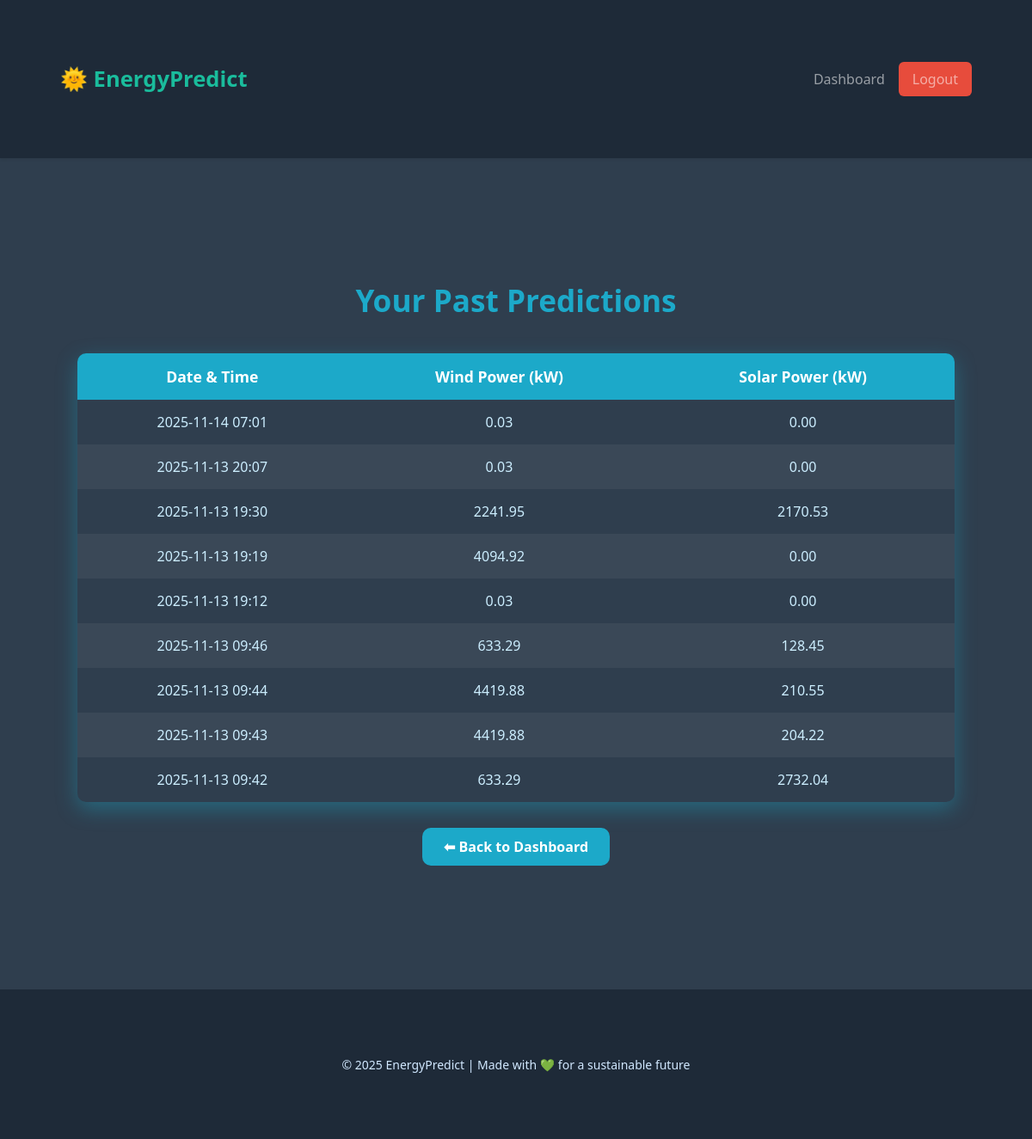
Screenshot of /past_predictions/ (signed in) with the database file from the repository.
### prediction/models.py (models this page shows, shortened)
class EnergyPrediction(models.Model):
    user = models.ForeignKey(User, on_delete=models.CASCADE)
    wind_power = models.FloatField()
    solar_power = models.FloatField()
    timestamp = models.DateTimeField(auto_now_add=True)
    temperature = models.FloatField()
    humidity = models.FloatField()
    ground_radiation_intensity = models.FloatField()
    upper_atmospheric_radiation_intensity = models.FloatField()
    air_density = models.FloatField()
    wind_speed = models.FloatField()
    year = models.IntegerField()
    month = models.IntegerField()
    day = models.IntegerField()

### prediction/views.py (the view)
# urls.py: path('past_predictions/', views.past_predictions_view, name='past_predictions'),
@login_required
def past_predictions_view(request):
    past_predictions = EnergyPrediction.objects.filter(user=request.user).order_by('-timestamp')
    return render(request, 'prediction/past_predictions.html', {'past_predictions': past_predictions})

### prediction/templates/prediction/past_predictions.html (shortened to what this page needs)
{% extends 'prediction/base.html' %}
{% block content %}
<div class="container">
  <h2>Your Past Predictions</h2>
  {% if past_predictions %}
  <table>
    <thead>
      <tr>
        <th>Date & Time</th>
        <th>Wind Power (kW)</th>
        <th>Solar Power (kW)</th>
      </tr>
    </thead>
    <tbody>
      {% for pred in past_predictions %}
      <tr>
        <td>{{ pred.timestamp|date:"Y-m-d H:i" }}</td>
        <td>{{ pred.wind_power|floatformat:2 }}</td>
        <td>{{ pred.solar_power|floatformat:2 }}</td>
      </tr>
      {% endfor %}
    </tbody>
  </table>
  {% else %}
  <p class="no-prediction">No past predictions found.</p>
  {% endif %}
  <a href="{% url 'dashboard' %}" class="back-btn">⬅ Back to Dashboard</a>
</div>
{% endblock %}

### prediction/templates/prediction/base.html (shortened to what this page needs)
<!DOCTYPE html>
<html lang="en">
<head>
    <link href="https://cdn.jsdelivr.net/npm/bootstrap@5.3.2/dist/css/bootstrap.min.css" rel="stylesheet" />
    <link href="https://cdn.jsdelivr.net/npm/bootstrap-icons@1.10.5/font/bootstrap-icons.css" rel="stylesheet" />
</head>
<body>
<nav class="navbar navbar-expand-lg navbar-dark shadow-sm">
  <div class="container">
    <a class="navbar-brand" href="{% url 'landing' %}">🌞 EnergyPredict</a>
    <div class="collapse navbar-collapse" id="navMenu">
      <ul class="navbar-nav ms-auto">
        {% if user.is_authenticated %}
          <li class="nav-item"><a class="nav-link" href="{% url 'dashboard' %}">Dashboard</a></li>
          <li class="nav-item"><a class="nav-link btn btn-danger ms-2 px-3" href="{% url 'logout' %}">Logout</a></li>
        {% else %}
          <li class="nav-item"><a class="nav-link" href="{% url 'landing' %}">Home</a></li>
          <li class="nav-item"><a class="nav-link" href="{% url 'login' %}">Login</a></li>
          <li class="nav-item"><a class="nav-link btn btn-success ms-2 px-3" href="{% url 'register' %}">Register</a></li>
        {% endif %}
      </ul>
    </div>
  </div>
</nav>
<main class="py-4 container">
  {% block content %}
  {% endblock %}
</main>
<footer>
  <div class="container">
    <small>© 2025 EnergyPredict | Made with 💚 for a sustainable future</small>
  </div>
</footer>
</body>
</html>

### prediction/templates/prediction/base.html (style rules this page uses)
body { background-color: #2f3e4e; color: #e8ecef; font-family: 'Segoe UI', Tahoma, Geneva, Verdana, sans-serif; }
.navbar { background-color: #1e2a38; }
.navbar-brand { font-weight: 700; font-size: 1.6rem; color: #1abc9c !important; }
footer { background-color: #1e2a38; padding: 15px 0; text-align: center; color: #8a9ba8; margin-top: 60px; }
a.btn-danger { background-color: #e74c3c; border: none; }

### prediction/templates/prediction/past_predictions.html (style rules this page uses)
.container { max-width: 1100px; margin: 60px auto; padding: 0 20px; color: #d1e8ff; font-family: 'Segoe UI', Tahoma, Geneva, Verdana, sans-serif; }
h2 { text-align: center; color: #1ca9c9; font-weight: 700; font-size: 2.2rem; margin-bottom: 40px; }
table { width: 100%; border-collapse: collapse; border-radius: 10px; overflow: hidden; box-shadow: 0 8px 25px rgba(28, 169, 201, 0.4); }
th, td { padding: 14px 16px; text-align: center; }
th { background-color: #1ca9c9; color: #fff; font-weight: 700; font-size: 1.1rem; }
tr:nth-child(even) { background: rgba(255, 255, 255, 0.05); }
td { color: #cceeff; font-size: 1rem; }
.back-btn { display: block; width: fit-content; margin: 30px auto; background: #1ca9c9; padding: 10px 25px; border-radius: 10px; color: white; font-weight: 600; text-decoration: none; transition: background 0.3s ease; }

### rows the page displays
EnergyPrediction: timestamp "2025-11-14 07:01", wind_power "0.03", solar_power "0.00"
EnergyPrediction: timestamp "2025-11-13 20:07", wind_power "0.03", solar_power "0.00"
EnergyPrediction: timestamp "2025-11-13 19:30", wind_power "2241.95", solar_power "2170.53"
EnergyPrediction: timestamp "2025-11-13 19:19", wind_power "4094.92", solar_power "0.00"
EnergyPrediction: timestamp "2025-11-13 19:12", wind_power "0.03", solar_power "0.00"
EnergyPrediction: timestamp "2025-11-13 09:46", wind_power "633.29", solar_power "128.45"
EnergyPrediction: timestamp "2025-11-13 09:44", wind_power "4419.88", solar_power "210.55"
EnergyPrediction: timestamp "2025-11-13 09:43", wind_power "4419.88", solar_power "204.22"
EnergyPrediction: timestamp "2025-11-13 09:42", wind_power "633.29", solar_power "2732.04"
